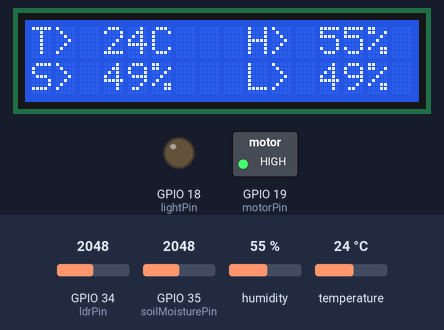
This sketch was run on a simulated ESP32. On the bench: 16×2 character LCD, switched loads named in the sketch (green lamp = pin HIGH), output pins drawn as LEDs (lit = HIGH). The inputs (shaded band) are chosen by the test bench; at power-on: GPIO 34 (ldrPin) = 2048, GPIO 35 (soilMoisturePin) = 2048, humidity 55 %, temperature 24 °C. WiFi joins after 1.5 s; servers stay silent unless stated; no MQTT or app messages arrive unless stated; what the sketch prints to the serial monitor is not drawn.

Above: at 2.8 s.
2.9 s: GPIO 34 (ldrPin) set to 1658
At 7.2 s:
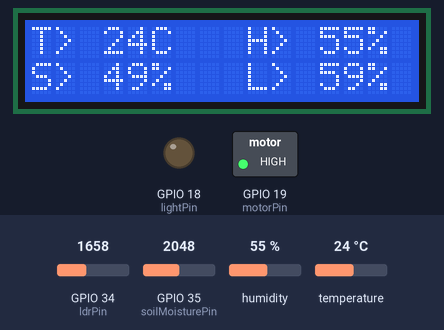
8.9 s: GPIO 34 (ldrPin) set to 1523
At 13.3 s:
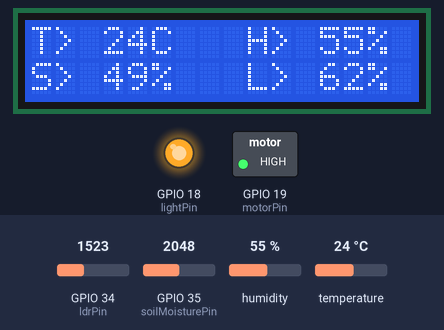
14.9 s: GPIO 35 (soilMoisturePin) set to 2012
At 18.0 s:
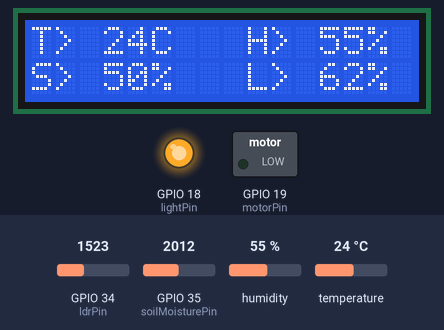
20.9 s: humidity set to 22 %
At 22.7 s:
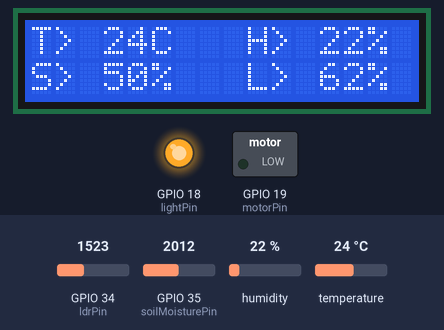
26.9 s: GPIO 34 (ldrPin) set to 2866
At 27.4 s:
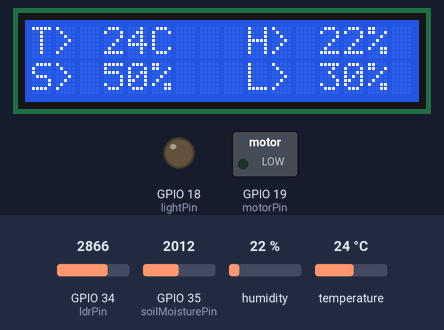
32.9 s: temperature set to 12 °C
At 37.9 s:
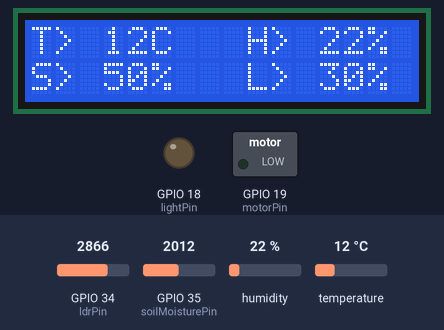
Timing chart, 0 to 39.4 s (numbered marks = the images above; inputs shaded):
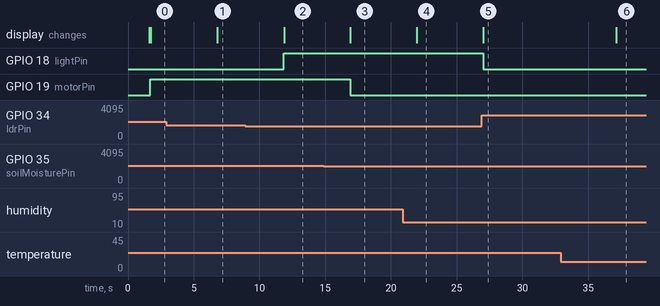

The sketch:

Final.ino
```cpp
#include <DHT.h>
#include <WiFi.h>
#include <PubSubClient.h>
#include <Wire.h>
#include <LiquidCrystal_I2C.h>

// Set the LCD address to 0x27 for a 16 chars and 2 line display
LiquidCrystal_I2C lcd(0x27, 16, 2);

// WiFi
const char *ssid = "AndroidAP"; // Enter your WiFi name
const char *password = "chzk3278";  // Enter WiFi password
// MQTT Broker
const char *mqtt_broker = "broker.emqx.io";// broker address
const char *topic = "esp32/anubias_chamber"; // define topic
const char *mqtt_username = "emqx"; // username for authentication
const char *mqtt_password = "public";// password for authentication
const int mqtt_port = 1883;// port of MQTT over TCP

// Create an instance of the MQTT client
WiFiClient espClient;
PubSubClient client(espClient);

//make variables for each pin
const int soilMoisturePin = 35;  // GPIO pin to which soil moisture sensor is connected
const int ldrPin = 34;           // GPIO pin to which LDR module is connected
const int motorPin = 19;         // GPIO pin to which the motor is connected
const int lightPin = 18;         // GPIO pin to which the light is connected
//const int farm_Lamp = 0;
//const int farm_Pump = 0;
const int dhtPin = 13;           // GPIO pin to which DHT11 sensor is connected

DHT dht(dhtPin, DHT11);          // Create a DHT object

//int states = 0;

// SETup#############################################################################
void setup() {


  //start serial communication
  Serial.begin(115200);

 // connecting to a WiFi network
 WiFi.begin(ssid, password);
 while (WiFi.status() != WL_CONNECTED) {
     delay(500);
     Serial.println("Connecting to WiFi..");
 }
 Serial.println("Connected to the WiFi network");

  //connecting to a mqtt broker
 client.setServer(mqtt_broker, mqtt_port);
 client.setCallback(callback);
 while (!client.connected()) {
     String client_id = "esp32-client-";
     client_id += String(WiFi.macAddress());
     Serial.printf("The client %s connects to the public mqtt broker\n", client_id.c_str());
     if (client.connect(client_id.c_str(), mqtt_username, mqtt_password)) {
         Serial.println("Public emqx mqtt broker connected");
     } else {
         Serial.print("failed with state ");
         Serial.print(client.state());
         delay(2000);
     }
 }
 // publish and subscribe
 client.publish(topic, "Hi EMQX I'm ESP32 ^^");
 client.subscribe(topic);
  //set output pins
  pinMode(motorPin, OUTPUT); // Set motor pin as output
  pinMode(lightPin, OUTPUT); // Set light pin as output


  dht.begin();               // Initialize the DHT sensor
  // initialize the LCD
  lcd.init();
  lcd.backlight();
  lcd.begin(16, 2); // Initialize a 16x2 display

}

void callback(char *topic, byte *payload, unsigned int length) {
 Serial.print("Message arrived in topic: ");
 Serial.println(topic);
 Serial.print("Message:");
 for (int i = 0; i < length; i++) {
     Serial.print((char) payload[i]);
 }
 Serial.println();
 Serial.println("-----------------------");
}

//loop#################################################################
void loop() {
  // Read soil moisture value from the sensor
  int soilMoisture = analogRead(soilMoisturePin);
  // Read light intensity from the LDR module
  int lightIntensity = analogRead(ldrPin);

  // Map the analog values (0-4095) to moisture percentage (0-100) and light intensity (0-100)
  int moisturePercentage = map(soilMoisture, 4095, 0, 0, 100);
  int lightPercentage = map(lightIntensity, 4095, 0, 0, 100);

  // Read temperature and humidity from the DHT11 sensor
  float temperature = dht.readTemperature();
  float humidity = dht.readHumidity();

  Serial.print("Soil %: ");
  Serial.println(moisturePercentage);
  Serial.print("Light Intensity %: ");
  Serial.println(lightPercentage);
  Serial.print("Temperature: ");
  Serial.print(temperature);
  Serial.print(" °C, Humidity: ");
  Serial.print(humidity);
  Serial.println(" %");

// Connect to MQTT broker********
  if (!client.connected()) {
    if (client.connect("ESP32Client")) {
      Serial.println("Connected to MQTT broker");
    }
  }
  // Check soil moisture condition
  if (moisturePercentage < 50) {
    digitalWrite(motorPin, HIGH); // Turn on the motor
    //farm_Pump = 0;
    Serial.println("Watering the plant! turn on water pump"); // Print a message indicating watering
  } else {
    digitalWrite(motorPin, LOW); // Turn off the motor
    //farm_Pump = 1;
  }

  // Check light condition
  if (lightPercentage > 60) {
    digitalWrite(lightPin, HIGH); // Turn on the light
    //farm_Lamp = 0;
    Serial.println("Turning on the light!"); // Print a message indicating light is on
  } else {
    digitalWrite(lightPin, LOW); // Turn off the light
    //farm_Lamp = 1;
  }

// (note: line 1 is the second row, since counting begins with 0):
  lcd.clear();
  int tem = temperature;
  int humi = humidity;
  int soil = moisturePercentage;
  int ldr = lightPercentage;
  lcd.setCursor(0, 0);
  lcd.print("T> ");
  lcd.print(tem);
  lcd.print("C");

  lcd.setCursor(9, 0);
  lcd.print("H> ");
  lcd.print(humi);
  lcd.print("%");

  lcd.setCursor(0, 1);
  lcd.print("S> ");
  lcd.print(soil);
  lcd.print("%");

  lcd.setCursor(9, 1);
  lcd.print("L> ");
  lcd.print(ldr);
  lcd.print("%");

// Publish sensor data to MQTT topics
  client.publish("anubias_chamber/temperature", String(temperature).c_str());
  client.publish("anubias_chamber/humidity", String(humidity).c_str());
  client.publish("anubias_chamber/light", String(lightIntensity).c_str());
  client.publish("anubias_chamber/moisture", String(soilMoisture).c_str());
  client.publish("anubias_chamber/moisture/presentage", String(moisturePercentage).c_str());
  client.publish("anubias_chamber/light/presentage", String(lightPercentage).c_str());
  delay(5000); // Delay for 1 second
}
```

Measured:
- the behaviour switches between 1598 and 1597 on GPIO 34 (ldrPin) (found by bisection; images 1 and 2)
- the behaviour switches between 2048 and 2047 on GPIO 35 (soilMoisturePin) (found by bisection; images 2 and 3)
- after the input at 2.9 s, the display: changes after 3.9 s (image 1)
- after the input at 8.9 s, GPIO 18 (lightPin): LOW → HIGH after 2.9 s; the display: changes after 3.0 s (image 2)
- after the input at 14.9 s, GPIO 19 (motorPin): HIGH → LOW after 2.0 s; the display: changes after 2.0 s (image 3)
- after the input at 20.9 s, the display: changes after 1.1 s (image 4)
- after the input at 26.9 s, GPIO 18 (lightPin): HIGH → LOW after 0.11 s; the display: changes after 0.14 s (image 5)
- after the input at 32.9 s, the display: changes after 4.2 s (image 6)
